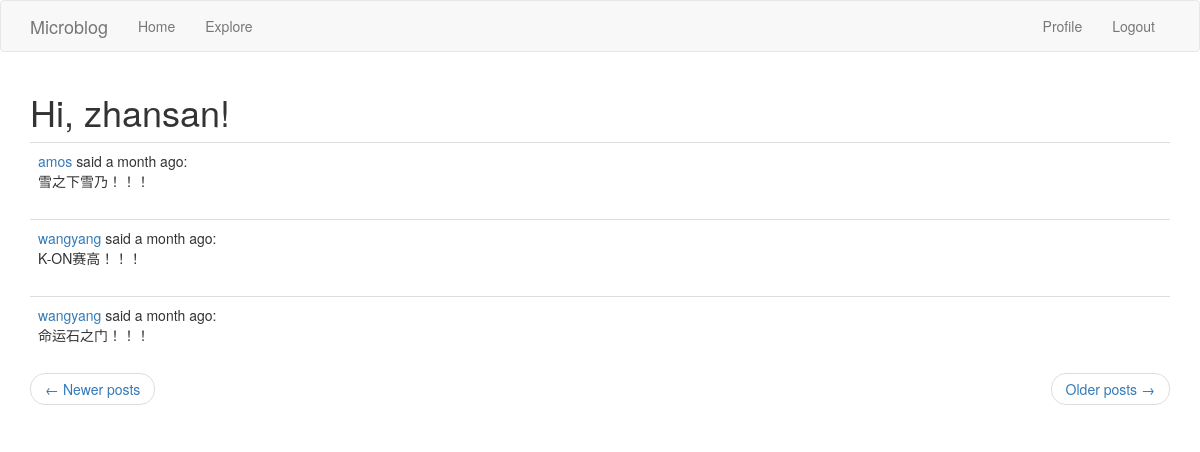
The app's page /explore?page=3 (signed in) with its own data.
### app/models.py (models this page shows, shortened)
class User(UserMixin, db.Model):
	id = db.Column(db.Integer, primary_key=True)
	username = db.Column(db.String(64), index=True, unique=True)
	email = db.Column(db.String(120), index=True, unique=True)
	password_hash = db.Column(db.String(128))
	posts = db.relationship('Post', backref='author', lazy='dynamic')
	about_me = db.Column(db.String(140))
	last_seen = db.Column(db.DateTime, default=datetime.utcnow)
	followed = db.relationship(
		'User',
		secondary=followers,
		primaryjoin=(followers.c.follower_id==id),
		secondaryjoin=(followers.c.followed_id==id),
		backref=db.backref('followers', lazy='dynamic'),
		lazy='dynamic'
		)
	def avatar(self, size):
		digest = md5(self.email.lower().encode('utf-8')).hexdigest()
		return 'https://www.gravatar.com/avatar/{}?d=identicon&s={}'.format(
			digest, size)

class Post(db.Model):
	id = db.Column(db.Integer, primary_key=True)
	body = db.Column(db.String(140))
	timestamp = db.Column(db.DateTime, index=True, default=datetime.utcnow)
	user_id = db.Column(db.Integer, db.ForeignKey('user.id'))

### app/main/routes.py (the view)
@bp.route('/explore')
@login_required
def explore():
    page = request.args.get('page', 1, type=int)
    posts = Post.query.order_by(Post.timestamp.desc()).paginate(page, current_app.config['POSTS_PER_PAGE'], False)
    next_url = url_for('main.explore', page=posts.next_num) if posts.has_next else None
    prev_url = url_for('main.explore', page=posts.prev_num) if posts.has_prev else None
    return render_template('index.html', title='Explore', posts=posts.items, next_url=next_url, prev_url=prev_url)

### app/main/routes.py (called while the page is built)
@bp.before_app_request
def before_request():
    if current_user.is_authenticated:
        current_user.last_seen = datetime.utcnow()
        db.session.commit()
    g.locale = 'zh_CN' if str(get_locale()).startswith('zh') else str(get_locale())

### app/models.py (called while the page is built)
@login.user_loader
def load_user(id):
    return User.query.get(int(id))

### app/templates/index.html (shortened to what this page needs)
{% extends "base.html" %}
{% import 'bootstrap/wtf.html' as wtf %}
{% block app_content %}
	<h1>{{ _('Hi, %(username)s!', username=current_user.username) }}</h1>
	{% for post in posts %}
		{% include '_post.html' %}
	{% endfor %}
	<nav aria-label="...">
		<ul class="pager">
			<li class="previous{% if not prev_url %} disabled{% endif %}">
				<a href="{{ prev_url or '#' }}">
					<span aria-hidden="true">&larr;</span> Newer posts
				</a>
			</li>
			<li class="next{% if not next_url %} disabled{% endif %}">
				<a href="{{ next_url or '#' }}">
					Older posts <span aria-hidden="true">&rarr;</span>
				</a>
			</li>
		</ul>
	</nav>
{% endblock %}

### app/templates/_post.html (shortened to what this page needs)
<table class="table table-hover">
    <tr>
        <td>
            {{ _('%(username)s said %(when)s', username=user_link, when=moment(post.timestamp).fromNow()) }}:
            <br>
            {{ post.body }}
        </td>
    </tr>
</table>

### records on screen
Post: body "雪之下雪乃！！！"
Post: body "K-ON赛高！！！"
Post: body "命运石之门！！！"
